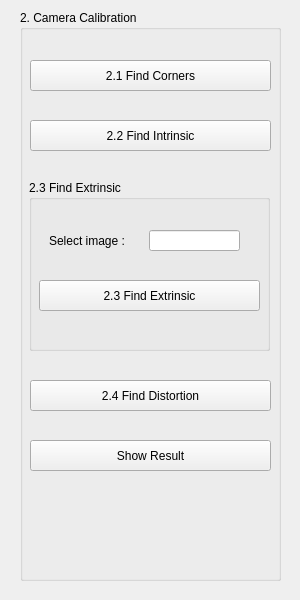
<?xml version="1.0" encoding="UTF-8"?>
<ui version="4.0">
 <class>MainWindow</class>
 <widget class="QMainWindow" name="MainWindow">
  <property name="geometry">
   <rect>
    <x>0</x>
    <y>0</y>
    <width>300</width>
    <height>600</height>
   </rect>
  </property>
  <property name="windowTitle">
   <string>cvdl hw2</string>
  </property>
  <widget class="QWidget" name="centralwidget">
   <widget class="QGroupBox" name="groupBox">
    <property name="geometry">
     <rect>
      <x>20</x>
      <y>10</y>
      <width>261</width>
      <height>571</height>
     </rect>
    </property>
    <property name="title">
     <string>2. Camera Calibration</string>
    </property>
    <widget class="QPushButton" name="pushButton">
     <property name="geometry">
      <rect>
       <x>10</x>
       <y>50</y>
       <width>241</width>
       <height>31</height>
      </rect>
     </property>
     <property name="text">
      <string>2.1 Find Corners</string>
     </property>
    </widget>
    <widget class="QPushButton" name="pushButton_2">
     <property name="geometry">
      <rect>
       <x>10</x>
       <y>110</y>
       <width>241</width>
       <height>31</height>
      </rect>
     </property>
     <property name="text">
      <string>2.2 Find Intrinsic</string>
     </property>
    </widget>
    <widget class="QGroupBox" name="groupBox_3">
     <property name="geometry">
      <rect>
       <x>9</x>
       <y>170</y>
       <width>241</width>
       <height>171</height>
      </rect>
     </property>
     <property name="title">
      <string>2.3 Find Extrinsic</string>
     </property>
     <widget class="QLabel" name="label">
      <property name="geometry">
       <rect>
        <x>20</x>
        <y>40</y>
        <width>91</width>
        <height>41</height>
       </rect>
      </property>
      <property name="text">
       <string>Select image :</string>
      </property>
     </widget>
     <widget class="QPushButton" name="pushButton_5">
      <property name="geometry">
       <rect>
        <x>10</x>
        <y>100</y>
        <width>221</width>
        <height>31</height>
       </rect>
      </property>
      <property name="text">
       <string>2.3 Find Extrinsic</string>
      </property>
     </widget>
     <widget class="QLineEdit" name="lineEdit">
      <property name="geometry">
       <rect>
        <x>120</x>
        <y>50</y>
        <width>91</width>
        <height>21</height>
       </rect>
      </property>
     </widget>
    </widget>
    <widget class="QPushButton" name="pushButton_3">
     <property name="geometry">
      <rect>
       <x>10</x>
       <y>370</y>
       <width>241</width>
       <height>31</height>
      </rect>
     </property>
     <property name="text">
      <string>2.4 Find Distortion</string>
     </property>
    </widget>
    <widget class="QPushButton" name="pushButton_4">
     <property name="geometry">
      <rect>
       <x>10</x>
       <y>430</y>
       <width>241</width>
       <height>31</height>
      </rect>
     </property>
     <property name="text">
      <string>Show Result</string>
     </property>
    </widget>
   </widget>
  </widget>
 </widget>
 <resources/>
 <connections/>
</ui>
